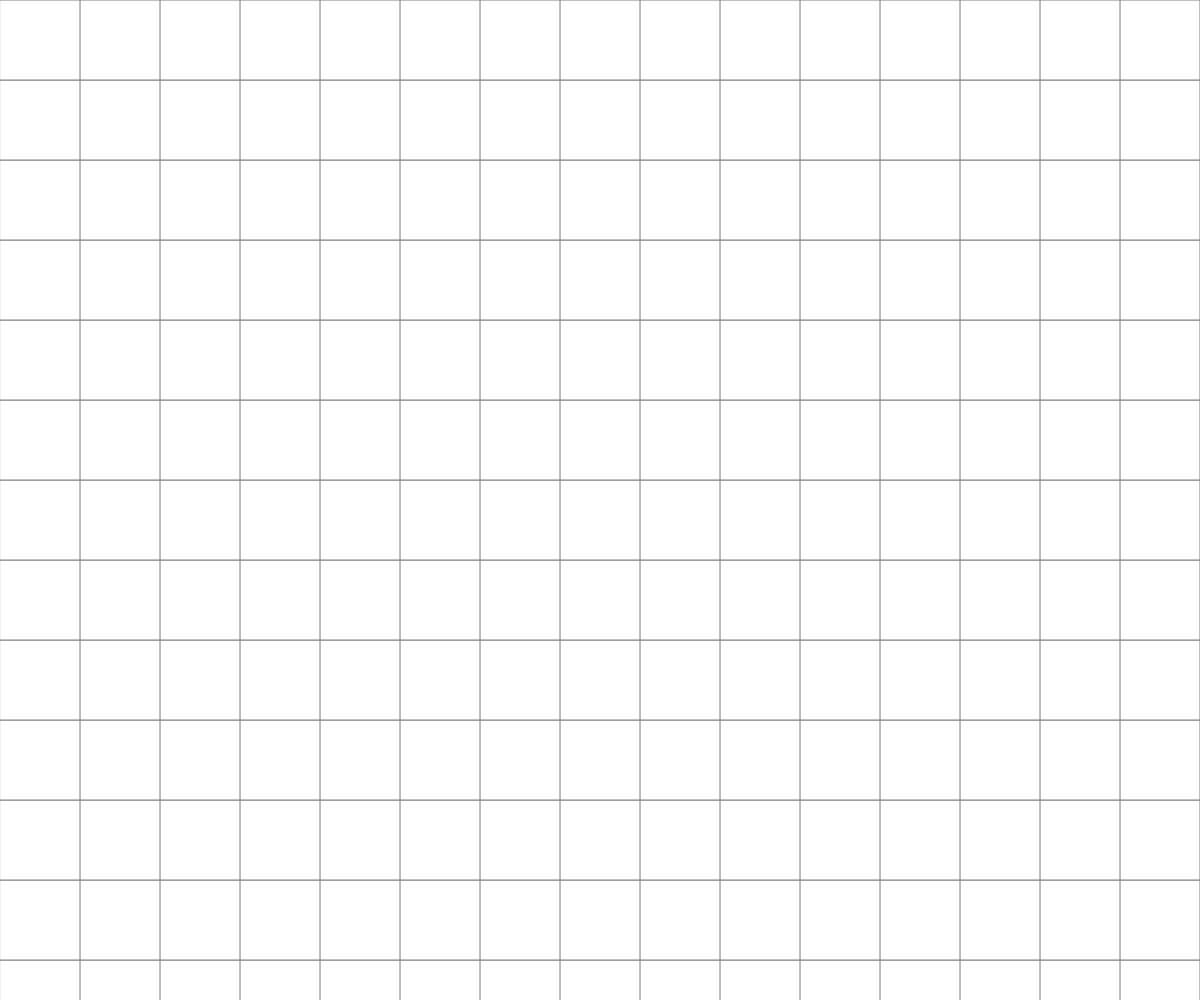
Frame 1 (no input)
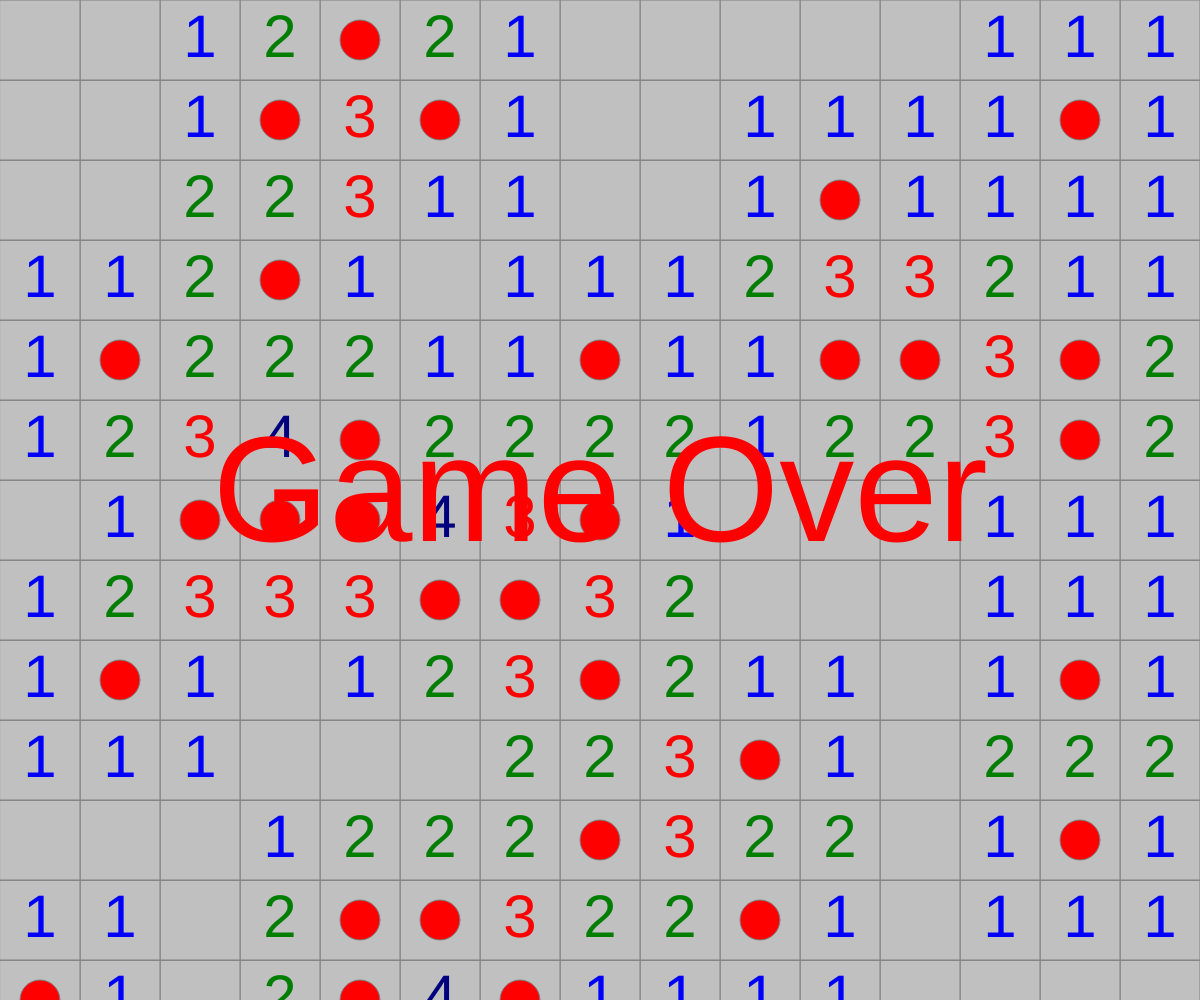
Frame 2 (the mouse pressed at the canvas centre, redrawn once)

The p5.js sketch that drew these frames (run headless with seeded random() and noise() and a simulated clock; the mouse was pressed at the canvas centre and the sketch redrawn once):

// p5.js sketch
// ── sketch.js
let blocks, blockSize;
let xLen, yLen;
let gameOver, finishedGame;
let clickCount;
let numberColors = [[2,0,253],[1,126,0],[254,0,1],[1,1,127],[127,3,0],[0,128,128],[0,0,0],[128,128,128]];

function setup() {
  createCanvas(windowWidth, windowHeight);
  blocks = [];
  blockSize = width * height / 15000;
  calculateBlocks();

  for (let x = 0; x < xLen; x++) {
    blocks[x] = [];
    for (let y = 0; y < yLen; y++) {
      blocks[x][y] = new Block(x * blockSize, y * blockSize, blockSize);
    }
  }
  countNeighbors();
  gameOver = false;
  clickCount = 0;
  loop();
}

function draw() {
  background(0);
  finishedGame = true;

  for (let x = blocks.length - 1; x >= 0; x--) {
    for (let y = blocks[x].length - 1; y >= 0; y--) {
      
      
      if (clickCount == 2 && blocks[x][y].contains(mouseX, mouseY)) {
        clickCount = 0;
        blocks[x][y].markBlock();
      } else if (clickCount == 1 && blocks[x][y].contains(mouseX, mouseY) && !blocks[x][y].isBall) {
        blocks[x][y].showInside();
        clickCount = 0;

        //If neighbors is 0, expand while its not a bee
        if (blocks[x][y].neighbors == 0) {
          revealAround(x, y);
        }
        //Else If clicked on and is Ball
      } else if (clickCount == 1 && blocks[x][y].contains(mouseX, mouseY) && blocks[x][y].isBall) {
        clickCount = 0;
        revealAll();
      }
      
      if (!gameOver && !blocks[x][y].isBall && !blocks[x][y].isShown) {
        finishedGame = false;
      }
      
    }
  }

  for (let x = blocks.length - 1; x >= 0; x--) {
    for (let y = blocks[x].length - 1; y >= 0; y--) {
      blocks[x][y].show();
    }
  }

  if (gameOver) {
    fill(255, 0, 0);
    noStroke();
    textSize(150);
    textAlign(CENTER, CENTER);
    text('Game Over', width / 2, height / 2);
  } else if (finishedGame) {
    fill(0, 255, 0);
    noStroke();
    textSize(150);
    textAlign(CENTER, CENTER);
    text('Congrats\nYou Won!', width / 2, height / 2);
  }

  noLoop();

}

function calculateBlocks() {
  xLen = round(width / blockSize);
  yLen = round(height / blockSize);
}

function mousePressed() {
  if (mouseButton === RIGHT) {
    clickCount = 2;
  } else if (mouseButton === LEFT) {
    clickCount = 1;
  }
  loop();
}

function revealAll() {
  gameOver = true;
  
  for (let x = blocks.length - 1; x >= 0; x--) {
    for (let y = blocks[x].length - 1; y >= 0; y--) {
      blocks[x][y].showInside();
    }
  }
}

function revealAround(inputX, inputY) {

  for (let m = -1; m <= 1; m++) {
    for (let n = -1; n <= 1; n++) {
      i = round(inputX + m);
      j = round(inputY + n);
      if (i >= 0 && j >= 0 && i < blocks.length && j < blocks[round(inputX)].length) {
        neighbor = blocks[i][j];
        if (!neighbor.isBall && !neighbor.isShown) {
          neighbor.showInside();
        }
      }
    }
  }
}

function countNeighbors() {
  for (let x = blocks.length - 1; x >= 0; x--) {
    for (let y = blocks[x].length - 1; y >= 0; y--) {

      for (let m = -1; m <= 1; m++) {
        for (let n = -1; n <= 1; n++) {
          i = x + m;
          j = y + n;

          if (i >= 0 && j >= 0 && i < blocks.length && j < blocks[x].length && blocks[i][j].isBall) {
            blocks[x][y].neighbors++;
          }
        }
      }
    }
  }
}

function keyPressed() {
  if (keyCode === ENTER || keyCode === 32) {
    setup();
  }
}

document.oncontextmenu = function() {
  return false;
}
// ── block.js
class Block {
  constructor(x, y, blockSize) {
    this.x = x;
    this.y = y;
    this.size = blockSize;
    this.isShown = false;
    this.marked = 0;

    this.neighbors = 0;

    this.isBall = false;
    if (random(1) <= 0.15) {
      this.isBall = true;
    }
  }

  show() {
    fill(255);
    stroke(128);
    rect(this.x, this.y, this.size, this.size);
    if (this.isShown) {
      this.marked = 0;
      fill(192);
      stroke(128);
      rect(this.x, this.y, this.size, this.size);
      if (this.isBall) {
        fill(255, 0, 0);
        ellipse(this.x + this.size / 2, this.y + this.size / 2, this.size / 2);
      } else {
        if (this.neighbors != 0) {
          fill(numberColors[this.neighbors-1]);
          noStroke();
          textSize(width * height / 20000);
          textAlign(CENTER,CENTER);
          text(this.neighbors, this.x + this.size / 2, this.y + this.size / 2);
        }
      }
    }
    if (this.marked == 1) {
      fill(255, 100, 0);
      ellipse(this.x + this.size / 2, this.y + this.size / 2, this.size / 2);
      fill(0);
      textSize(width * height / 30000);
      textAlign(CENTER, CENTER);
      text('!', this.x + this.size / 2, this.y + this.size / 2);
    } else if (this.marked == 2) {
      fill(100, 150, 255);
      ellipse(this.x + this.size / 2, this.y + this.size / 2, this.size / 2);
      fill(0);
      textSize(width * height / 30000);
      textAlign(CENTER, CENTER);
      text('?', this.x + this.size / 2, this.y + this.size / 2);
    }
  }


  contains(inputX, inputY) {
    if (inputX > this.x && inputX < this.x + this.size) {
      if (inputY > this.y && inputY < this.y + this.size) {
        return true;
      }
    }
  }

  showInside() {
    this.isShown = true;
    if (this.neighbors == 0) {
      revealAround(this.x / this.size, this.y / this.size);
    }
  }

  markBlock() {
    if (this.marked == 0) {
      this.marked = 1;
    } else if (this.marked == 1) {
      this.marked = 2;
    } else if (this.marked == 2) {
      this.marked = 0;
    }
  }

}
